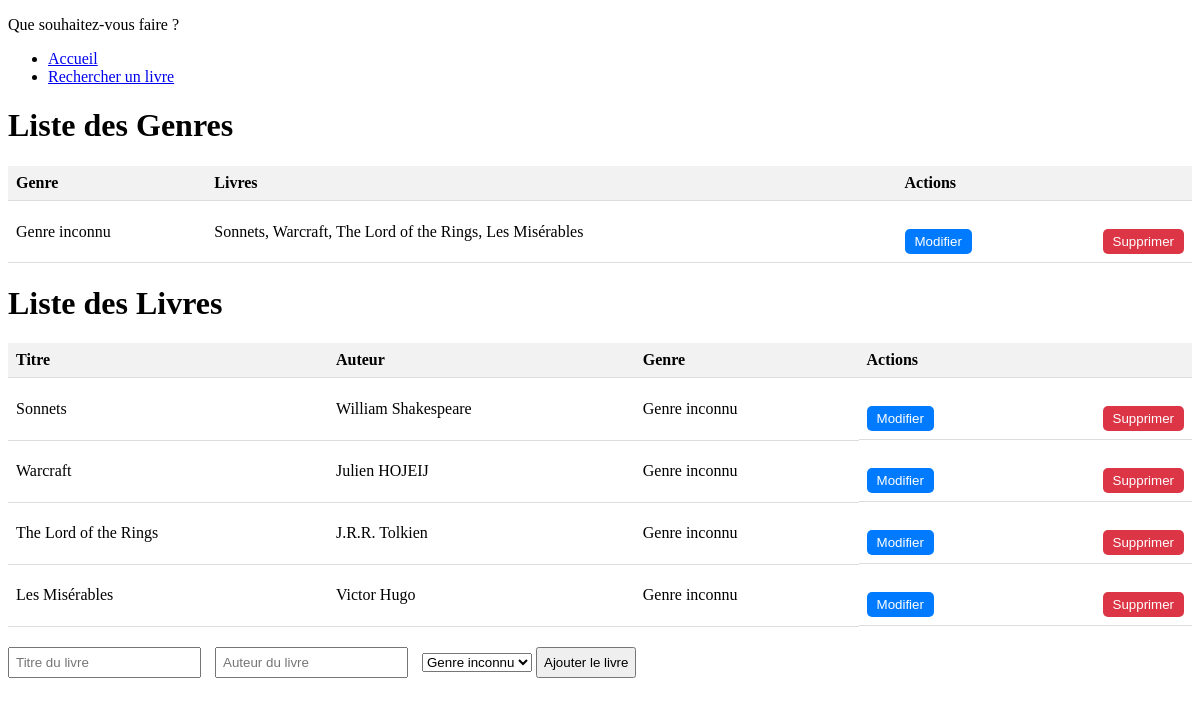
/affichage_livres, run on the app's committed database.
### livre.py (models this page shows)
class Genre(db.Model):
    __tablename__ = 'genre'
    id = db.Column(db.Integer, primary_key=True)
    nom = db.Column(db.String(50))
    livres = db.relationship('Livre', secondary=livre_genre, back_populates='genres')

class Livre(db.Model):
    __tablename__ = 'livre'
    id = db.Column(db.Integer, primary_key=True)
    titre = db.Column(db.String(50))
    auteur = db.Column(db.String(100))
    genres = db.relationship('Genre', secondary=livre_genre, back_populates='livres')

### app.py (the view)
@app.route('/affichage_livres', methods=['GET','POST'])
def affichage_livres():
    livres = Livre.query.all()
    genres = Genre.query.all()
    return render_template('affichage_livres.html', livres=livres, genres=genres)

### templates/affichage_livres.html (shortened to what this page needs)
<!DOCTYPE html>
<html lang="fr">
<head>
        <p>Que souhaitez-vous faire ?</p>
    <ul>
        <li><a href="/">Accueil</a></li>
        <li><a href="/recherche_livre">Rechercher un livre</a></li>
    </ul>
</head>
<body>
<h1>Liste des Genres</h1>
<table>
    <thead>
        <tr>
            <th>Genre</th>
            <th>Livres</th>
            <th>Actions</th>
        </tr>
    </thead>
    <tbody>
        {% for genre in genres %}
        <tr>
            <td>{{ genre.nom }}</td>
            <td>
                {% for livre in genre.livres %}
                    {{ livre.titre }}{% if not loop.last %}, {% endif %}
                {% endfor %}
            </td>
            <td class="actions">
                <form id="form_genre{{ genre.id }}" action="/modifier_genre/{{ genre.id }}" method="POST">
                    <button type="button" class="btn-modifier" onclick="toggleFields('form_genre{{ genre.id }}')">Modifier</button>
                </form>
                <form action="/supprimer_genre/{{ genre.id }}" method="POST">
                    <button type="submit" class="btn-supprimer">Supprimer</button>
                </form>
            </td>
        </tr>
        {% endfor %}
    </tbody>
</table>
<h1>Liste des Livres</h1>
<table>
    <thead>
        <tr>
            <th>Titre</th>
            <th>Auteur</th>
            <th>Genre</th>
            <th>Actions</th>
        </tr>
    </thead>
    <tbody>
        {% for livre in livres %}
        <tr>
            <td>{{ livre.titre }}</td>
            <td>{{ livre.auteur }}</td>
            <td>
                {% for genre in livre.genres %}
                    {{ genre.nom }}
                {% endfor %}
            </td>
            <td class="actions">
                <form id="form_livre{{ livre.id }}" action="/modifier/{{ livre.id }}" method="POST">
                    <button type="button" class="btn-modifier" onclick="toggleFields('form_livre{{ livre.id }}')">Modifier</button>
                </form>
                <form action="/supprimer/{{ livre.id }}" method="POST">
                    <button type="submit" class="btn-supprimer">Supprimer</button>
                </form>
            </td>
        </tr>
        {% endfor %}
    </tbody>
</table>
<form action="/ajouter" method="POST">
    <input type="text" name="titre" placeholder="Titre du livre">
    <input type="text" name="auteur" placeholder="Auteur du livre">
    <select name="genre_id">
        {% for genre in genres %}
            <option value="{{ genre.id }}">{{ genre.nom }}</option>
        {% endfor %}
    </select>
    <input type="submit" value="Ajouter le livre">
</form>
</body>
</html>

### templates/affichage_livres.html (style rules this page uses)
table { width: 100%; border-collapse: collapse; }
th, td { padding: 8px; text-align: left; border-bottom: 1px solid #ddd; }
th { background-color: #f2f2f2; }
form { margin-top: 20px; }
input[type="text"], input[type="submit"] { padding: 6px; margin-right: 10px; }
.btn-modifier, .btn-supprimer, .btn-sauvegarder, .btn-annuler { padding: 5px 10px; background-color: #007bff; color: #fff; border: none; border-radius: 5px; cursor: pointer; }
.btn-supprimer { background-color: #dc3545; }
.actions { display: flex; justify-content: space-between; }

### data on the page
Genre: nom "Genre inconnu"
Livre: titre "Sonnets", auteur "William Shakespeare"
Livre: titre "Warcraft", auteur "Julien HOJEIJ"
Livre: titre "The Lord of the Rings", auteur "J.R.R. Tolkien"
Livre: titre "Les Misérables", auteur "Victor Hugo"

### other printed values
form field genre_id "Genre inconnu"
